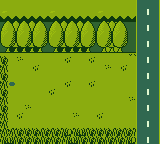

Below is a game level as drawn by its tile map, then a one-line description and the .tmx file that defines it, in full:
An orthogonal 20x18 tile map with 8x8 px tiles, 1 tile layer (Tile Layer 1).

<map version="1.10" tiledversion="1.10.2" orientation="orthogonal" renderorder="right-down" width="20" height="18" tilewidth="8" tileheight="8" infinite="0" nextlayerid="2" nextobjectid="1">
 <tileset firstgid="1" source="GB Battleground 1 Orig.tsx" />
 <layer id="1" name="Tile Layer 1" width="20" height="18">
  <data encoding="csv">
1,2,3,4,5,6,1,2,3,4,5,6,1,2,3,4,5,226,228,229,
17,18,19,20,21,22,17,18,19,20,21,22,17,18,19,20,21,226,227,229,
33,34,35,36,37,38,33,34,35,36,37,38,41,42,43,44,40,226,228,229,
49,50,51,52,53,54,49,50,51,52,53,54,57,58,59,60,56,226,227,229,
65,66,67,68,69,70,65,66,67,68,69,70,73,74,75,76,72,226,228,229,
81,82,83,84,85,86,81,82,83,84,85,86,89,90,91,92,88,226,227,229,
97,98,99,100,101,102,97,98,99,100,101,102,105,106,107,108,104,226,228,229,
180,146,96,146,146,146,146,146,95,146,146,95,146,146,146,146,146,226,227,229,
183,146,146,146,95,146,146,146,146,146,146,146,146,96,146,95,146,226,228,229,
180,146,146,146,146,146,146,146,146,146,146,146,146,146,146,146,146,226,227,229,
183,231,146,146,146,146,146,146,95,146,146,95,146,146,146,146,146,226,228,229,
180,146,146,146,146,146,95,146,146,146,146,146,146,146,146,146,146,226,227,229,
183,146,146,146,146,146,146,146,146,146,146,146,146,146,146,146,96,226,228,229,
180,146,146,96,146,146,146,146,146,146,146,146,146,146,146,146,146,226,227,229,
183,146,95,146,146,146,146,146,146,96,146,146,95,146,146,146,146,226,228,213,
183,146,146,146,146,146,146,146,146,146,146,146,146,146,146,146,146,226,227,213,
183,183,179,180,181,182,183,184,185,177,178,179,180,181,182,183,184,226,228,229,
177,178,179,180,181,182,183,184,177,178,179,180,181,182,183,184,185,226,227,229
</data>
 </layer>
</map>